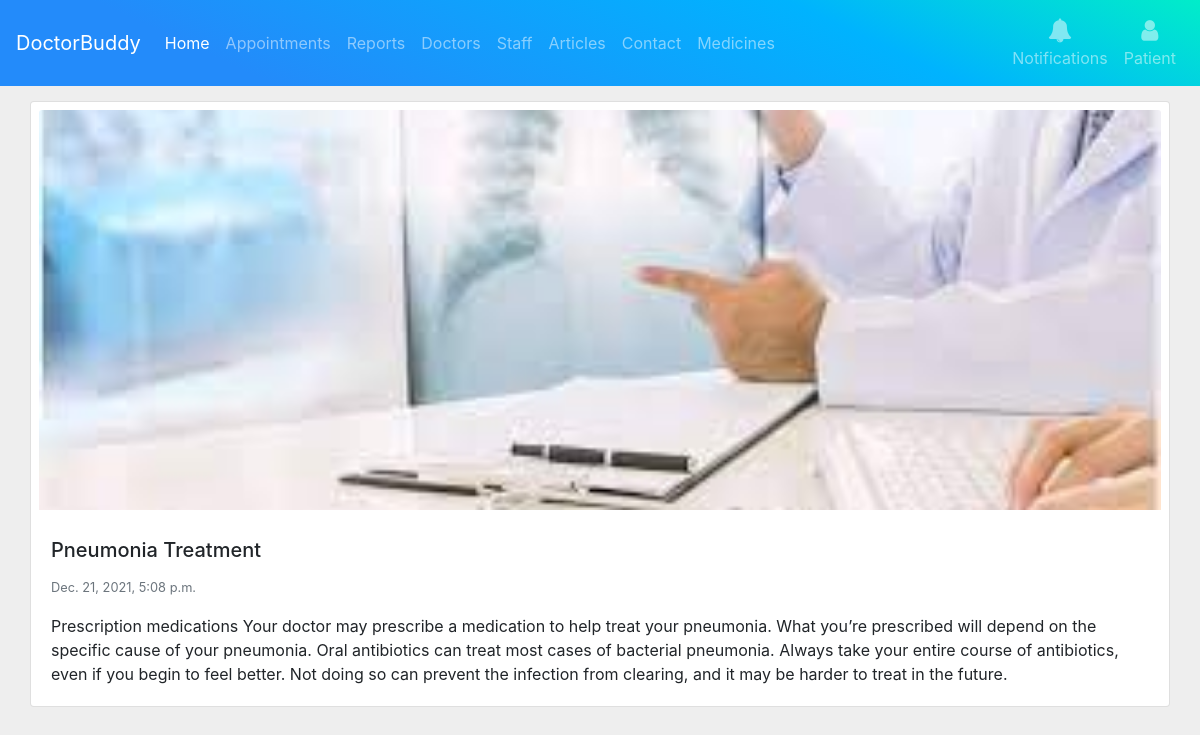
Page /articles/Treatment/ (signed in) on the committed database.
### mainapp/models.py (models this page shows, shortened)
class Blogs(models.Model):
    blog_title = models.CharField(verbose_name='Title', max_length=255)
    blog_slug = models.SlugField(verbose_name='Slug', max_length=255)
    blog_desc = models.TextField(verbose_name='Description', max_length=20000)
    blog_pubdate = models.DateTimeField(verbose_name='Published Date & Time', default=datetime.now, blank=True,
                                        null=True)
    blog_publish = models.BooleanField(verbose_name="Publish Status")
    blog_img = models.ImageField(verbose_name='Image', upload_to='blogimages/', blank=True, null=True)
    class Meta:
        verbose_name_plural = 'Articles'
        verbose_name = "Articles"

### mainapp/views.py (the view)
# urls.py: path('articles/<slug:slug>/', views.single_article, name='single-article'),
def single_article(request, slug):
    objnotify = allnotification(request)
    blog = Blogs.objects.get(blog_slug=slug)
    context = {'blog': blog, 'objnotify': objnotify}
    return render(request, 'article/single_article.html', context)

### templates/article/single_article.html (shortened to what this page needs)
{% extends "base.html" %}
{%load static%}
{%block maincontent%}
<div class="container-fluid">
    <div class="main-body">
        <div class="card">
            <div style="padding: 8px;">
            <img class="card-img-top" src="{{blog.blog_img.url}}" alt="Card image cap" style="object-fit:cover; width:100%; height:400px; ">
            </div>
            <div class="card-body">
                <h5 class="card-title">{{blog.blog_title}}</h5>
                <p class="card-text"><small class="text-muted">{{blog.blog_pubdate}}</small></p>
                <p class="card-text">{{blog.blog_desc}}</p>
            </div>
        </div>
    </div>
</div>
{%endblock%}

### templates/article/single_article.html (style rules this page uses)
body { background: #eee; }
.main-body { padding: 15px; }

### rows in the picture
Blogs: blog_img (picture), blog_title "Pneumonia Treatment", blog_pubdate "Dec. 21, 2021, 5:08 p.m.", blog_desc "Prescription medications Your doctor may prescribe a medication to help treat your pneumonia. What you’re prescribed will depend on the specific cause of your pneumonia. Oral antibiotics can treat most cases of bacterial pneumonia. Always take your entire course of antibiotics, even if you begin to feel better. Not doing so can prevent the infection from clearing, and it may be harder to treat in the future."
